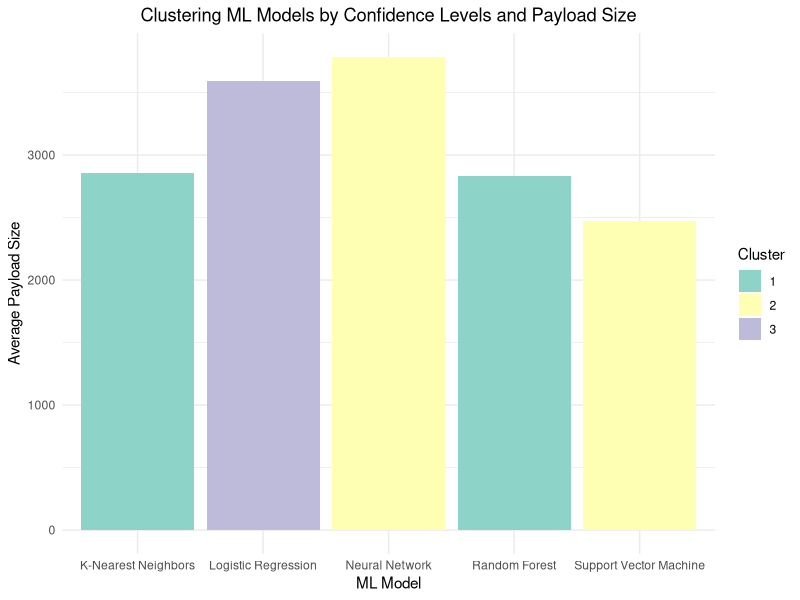

Generate this figure with R:
# Load necessary libraries
library(ggplot2)
library(dplyr)

# Define the data
data <- data.frame(
  ID = 1:15,
  Payload_Size = c(3936, 2870, 3833, 4301, 4569, 2688, 4634, 2600, 4285, 165, 3596, 2438, 1770, 527, 3892),
  Confidence_Level = c(0.60050679, 0.52414969, 0.23894440, 0.12233363, 0.97089519, 0.72688912, 0.83573062,
                       0.45188815, 0.11131313, 0.75959667, 0.99894117, 0.17306039, 0.82524652, 0.05315528, 0.66279811),
  ML_Model = c("K-Nearest Neighbors", "K-Nearest Neighbors", "Neural Network", "Neural Network", "Neural Network",
               "K-Nearest Neighbors", "K-Nearest Neighbors", "Support Vector Machine", "Support Vector Machine",
               "K-Nearest Neighbors", "Logistic Regression", "Neural Network", "Random Forest",
               "Support Vector Machine", "Random Forest")
)

# Aggregate average confidence levels by ML model
ml_summary <- data %>%
  group_by(ML_Model) %>%
  summarize(
    Avg_Confidence_Level = mean(Confidence_Level),
    Avg_Payload_Size = mean(Payload_Size),
    .groups = "drop"
  )

# Perform K-Means clustering on ML models based on average confidence levels
set.seed(42)  # Ensure reproducibility
kmeans_result <- kmeans(ml_summary$Avg_Confidence_Level, centers = 3)

# Add cluster labels to the summary data
ml_summary$Cluster <- as.factor(kmeans_result$cluster)

# Plot the bar chart
ggplot(ml_summary, aes(x = ML_Model, y = Avg_Payload_Size, fill = Cluster)) +
  geom_bar(stat = "identity", position = "dodge") +
  labs(
    title = "Clustering ML Models by Confidence Levels and Payload Size",
    x = "ML Model",
    y = "Average Payload Size"
  ) +
  theme_minimal() +
  theme(plot.title = element_text(hjust = 0.5)) +
  scale_fill_brewer(palette = "Set3")
